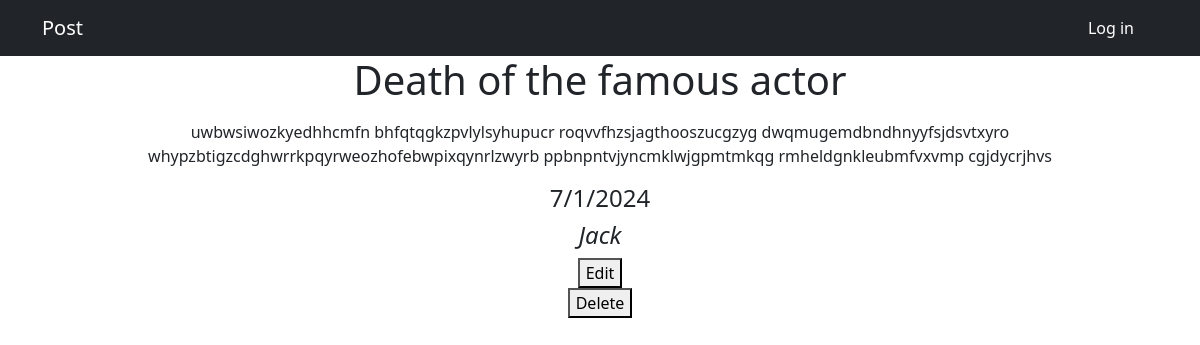
Before: /newspaper/6 with the older database file.
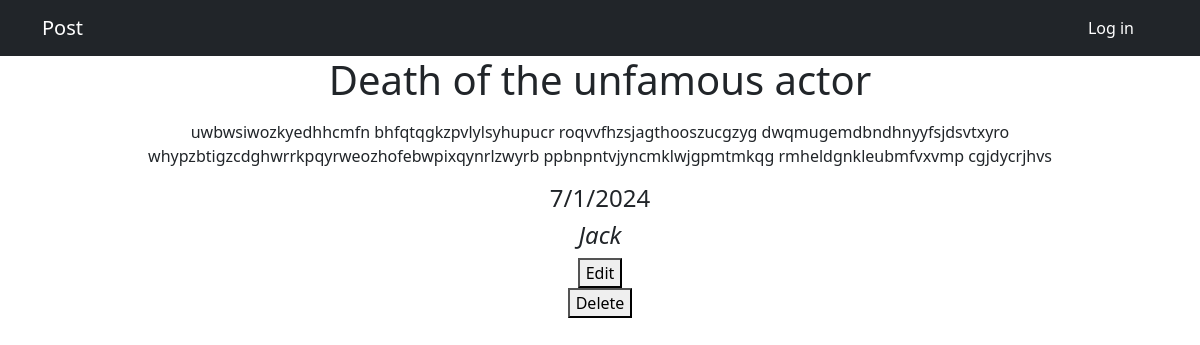
After: the same page with the newer database file.
### newsportal_app/models.py (models this page shows, shortened)
class Post(models.Model):
    author = models.ForeignKey(Author, on_delete=models.CASCADE)
    type = models.CharField(max_length=255, choices=TYPE_OF_POST, default=news)
    date_of_creation = models.DateTimeField(auto_now_add=True)
    category = models.ManyToManyField(Category, through='PostCategory')
    title = models.CharField(max_length=255)
    text = models.TextField()
    rating = models.IntegerField(default=0)

class Author(models.Model):
    user = models.OneToOneField(User, on_delete=models.CASCADE)
    rating = models.IntegerField(default=0)

### newsportal_app/views.py (the view)
# urls.py: path('<int:pk>', PostDetail.as_view(), name='post_detail'),
class PostDetail(DetailView):
    model = Post
    template_name = 'views/post.html'
    context_object_name = 'post'

### newsportal_app/templatetags/custom_filters.py (called while the page is built)
@register.filter()
def censor(text):
    for first in range(len(text)):
        for second in range(1, len(text)+1):
            if text[first:second + 1] in profanity_list:
                text = text[:first + 1] + '*' * (second - first) + text[second + 1:]
    return text

### templates/views/post.html (shortened to what this page needs)
{% extends 'flatpages/default.html' %}
{% load custom_filters %}
{% block title %}
Post
{% endblock title %}
{% block content %}
<h1>{{ post.title }}</h1>
<p>{{ post.text|censor }}</p>
<h4>{{ post.date_of_creation.day }}/{{ post.date_of_creation.month }}/{{ post.date_of_creation.year }}</h4>
<h4><i>{{ post.author.user.username }}</i></h4>
<form action="{% url 'post_update' post.id %}" method="get">
    <button type="submit">Edit</button>
</form>
<form action="{% url 'post_delete' post.id %}" method="get">
    <button type="submit">Delete</button>
</form>
{% endblock content %}

Changed rows visible on the page:
changed Post "Jack": title "Death of the famous actor" → "Death of the unfamous actor"
